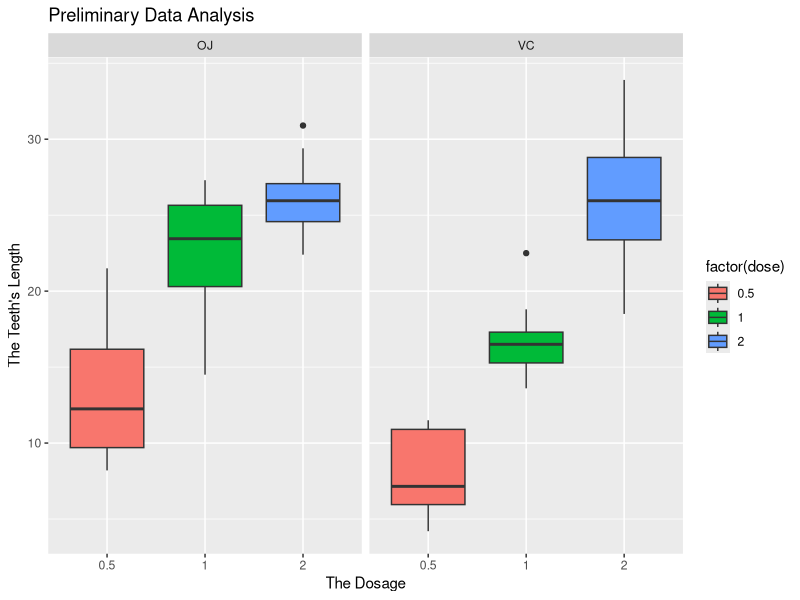

This chart was generated by the following R code:
## ---- chunk 1
library(ggplot2)
library(datasets)
library(knitr)
data(ToothGrowth)
head(ToothGrowth)

plot <- ggplot(ToothGrowth, aes(x=factor(dose), y=len,fill=factor(dose)))
plot + geom_boxplot(notch=F) + facet_grid(.~supp) +
     scale_x_discrete("The Dosage") +   
     scale_y_continuous("The Teeth's Length") +  
     ggtitle("Preliminary Data Analysis")
## ---- chunk 2
summary(ToothGrowth)
